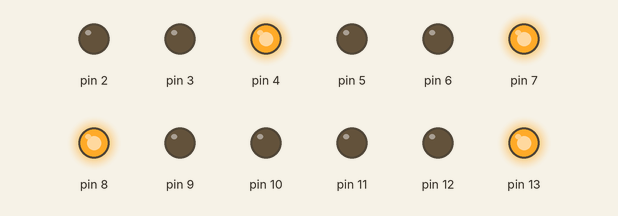
Simulated run of this sketch. Board: Arduino Uno, built with avr-gcc and run on an emulated ATmega328P. Parts: output pins drawn as LEDs (lit = HIGH).

Above: at 3.0 s.
At 13.0 s:
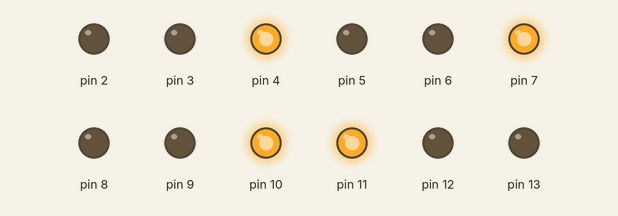
At 18.0 s:
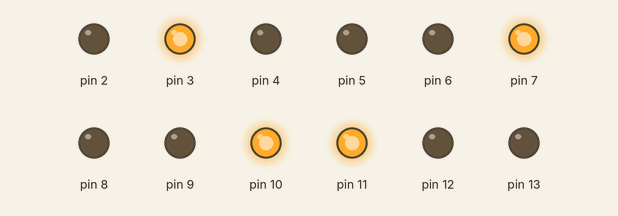
At 23.0 s:
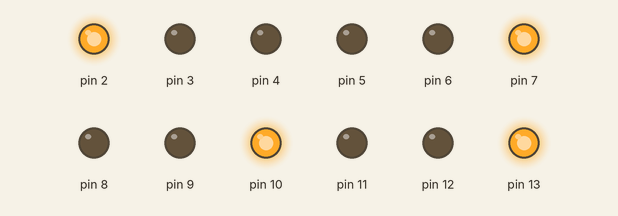
At 33.0 s:
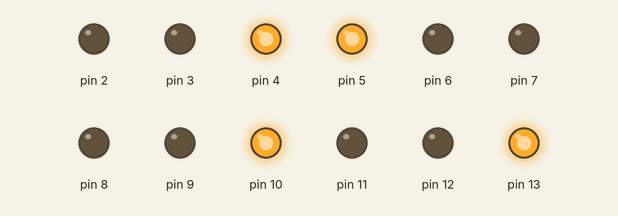
At 48.0 s:
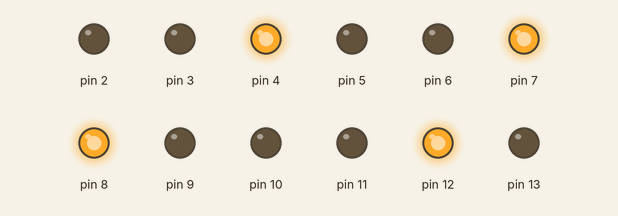
Timing chart, 0 to 52.0 s (numbered marks = the images above):
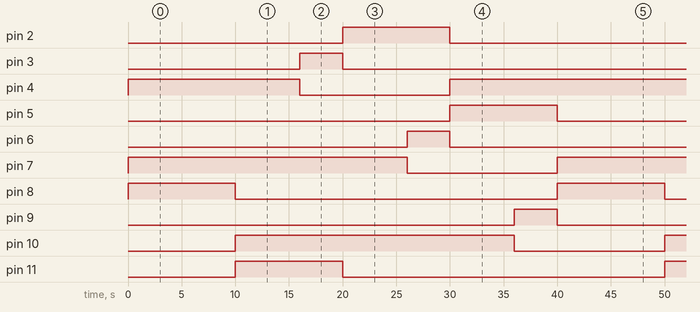

The sketch:

traffic_light_controller.ino
```cpp
// C++ code
//
void setup()
{
  pinMode(10, OUTPUT);
  pinMode(13, OUTPUT);
  pinMode(7, OUTPUT);
  pinMode(4, OUTPUT);
  pinMode(8, OUTPUT);
  pinMode(12, OUTPUT);
  pinMode(11, OUTPUT);
  pinMode(3, OUTPUT);
  pinMode(2, OUTPUT);
  pinMode(6, OUTPUT);
  pinMode(5, OUTPUT);
  pinMode(9, OUTPUT);
}

void loop()
{
  digitalWrite(10, LOW);
  digitalWrite(13, HIGH);
  digitalWrite(7, HIGH);
  digitalWrite(4, HIGH);
  digitalWrite(8, HIGH);
  delay(6000); // Wait for 6000 millisecond(s)
  digitalWrite(13, LOW);
  digitalWrite(12, HIGH);
  delay(4000); // Wait for 4000 millisecond(s)
  digitalWrite(10, HIGH);
  digitalWrite(8, LOW);
  digitalWrite(12, LOW);
  digitalWrite(11, HIGH);
  delay(6000); // Wait for 6000 millisecond(s)
  digitalWrite(4, LOW);
  digitalWrite(3, HIGH);
  delay(4000); // Wait for 4000 millisecond(s)
  digitalWrite(13, HIGH);
  digitalWrite(11, LOW);
  digitalWrite(3, LOW);
  digitalWrite(2, HIGH);
  delay(6000); // Wait for 6000 millisecond(s)
  digitalWrite(7, LOW);
  digitalWrite(6, HIGH);
  delay(4000); // Wait for 4000 millisecond(s)
  digitalWrite(4, HIGH);
  digitalWrite(2, LOW);
  digitalWrite(6, LOW);
  digitalWrite(5, HIGH);
  delay(6000); // Wait for 6000 millisecond(s)
  digitalWrite(10, LOW);
  digitalWrite(9, HIGH);
  delay(4000); // Wait for 4000 millisecond(s)
  digitalWrite(5, LOW);
  digitalWrite(9, LOW);
}
```

Measured:
- by itself, pin 2, pin 5, pin 8, pin 11: alternates HIGH for 10.0 s and LOW for 30.0 s
- by itself, pin 3, pin 6, pin 9, pin 12: alternates HIGH for 4.0 s and LOW for 36.0 s
- by itself, pin 4, pin 13: repeats every 40.0 s: LOW 14.0 s, HIGH 26.0 s
- by itself, pin 7, pin 10: alternates HIGH for 26.0 s and LOW for 14.0 s
